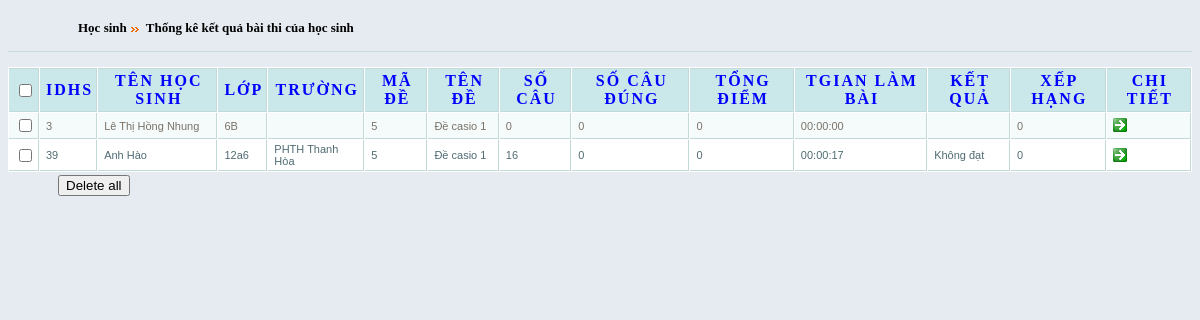
Page /1hong/congcu/cc_tonghopkq_list.php on the committed database.
### tables this page shows
CREATE TABLE IF NOT EXISTS `xh_tonghopkq` (
  `id` int(100) NOT NULL AUTO_INCREMENT,
  `idhs` int(100) NOT NULL,
  `made` int(100) NOT NULL,
  `socau` int(100) NOT NULL,
  `socaudung` int(100) NOT NULL,
  `tongdiem` int(100) NOT NULL,
  `tgbatdau` datetime NOT NULL,
  `tgketthuc` int(200) NOT NULL,
  `tgnopbai` datetime NOT NULL,
  `thoigian` time NOT NULL,
  `kqua` varchar(50) NOT NULL,
  `xephang` int(50) NOT NULL,
  `luutamgiobatdau` int(200) NOT NULL,
  `tong_tgianlambai` int(11) NOT NULL,
  PRIMARY KEY (`id`)
);

CREATE TABLE IF NOT EXISTS `xh_hocsinh` (
  `idhs` int(100) NOT NULL AUTO_INCREMENT,
  `username` varchar(30) NOT NULL,
  `hoten` varchar(100) NOT NULL,
  `pass` varchar(100) NOT NULL,
  `ngaysinh` varchar(100) NOT NULL,
  `gioitinh` varchar(100) NOT NULL,
  `diachi` varchar(100) NOT NULL,
  `sodt` int(20) NOT NULL,
  `email` varchar(30) NOT NULL,
  `khoi` varchar(50) NOT NULL,
  `lop` varchar(50) NOT NULL,
  `truong` varchar(100) NOT NULL,
  `hoatdong` int(1) NOT NULL,
  `hinhanh` tinytext NOT NULL,
  PRIMARY KEY (`idhs`)
);

CREATE TABLE IF NOT EXISTS `xh_dethi` (
  `made` int(11) NOT NULL AUTO_INCREMENT,
  `tende` varchar(500) NOT NULL,
  `loaide` varchar(100) NOT NULL,
  `capthi` varchar(100) NOT NULL,
  `noidung` varchar(500) NOT NULL,
  `socau` int(100) NOT NULL,
  `thoigian` int(200) NOT NULL,
  `tacgia` varchar(100) NOT NULL,
  `khoi` varchar(100) NOT NULL,
  `mon` varchar(50) NOT NULL,
  `hinhanh` varchar(100) NOT NULL,
  `ngay` date NOT NULL,
  `hinhthuc` int(5) NOT NULL,
  PRIMARY KEY (`made`)
);

### 1hong/code_phantrang.php (called while the page is built, shortened)
<?php
	$page = $_GET['page1'];
	if($page)
		$start = ($page - 1) * $limit;
	else
		$start = 0;
	$sql = "SELECT * FROM $tbl_name LIMIT $start, $limit";
	$phantrang = mysql_query($sql);
?>

### 1hong/congcu/cc_tonghopkq_list.php (the view, shortened to what this page needs)
<html xmlns="http://www.w3.org/1999/xhtml" dir="ltr" lang="en-US">
<head profile="http://gmpg.org/xfn/11">
	<link href="src/facebox.css" media="screen" rel="stylesheet" type="text/css" />
	  <link rel="stylesheet" href="css/febestyle.css" type="text/css" media="screen" charset="utf-8">
<?php
			$counts=0;
			$rscount = mysql_query("SELECT * FROM xh_tonghopkq");
			while($rowscounts = mysql_fetch_array($rscount))
			{
				$counts++;
			}
?>
<?php
	$tbl_name="xh_tonghopkq";
	$limit = 20;
	include('code_phantrang.php');
?>
</head>
<body>
<div style="margin:20px 70px 10px; font-size:14px;">
<font size="2" face="Tahoma"><b>Học sinh<img src="images/bl3.gif" border="0" /> Thống kê kết quả bài thi của học sinh</b></font></div>
<hr size="1" color="#cadadd" style="margin:15px auto;" />
<div class='wrapper'>
<form action="?menu=xoa_thkq" method="post">
    <table cellpadding="1" cellspacing="1" id="resultTable">
			<thead>
				<tr>
					<th><input type="checkbox" name="checkid[]" id="checkid" value="<?=$counts?>" onClick="CheckALL(<?=$counts?>);" /></th>
                    <th>idhs</th>
                    <th>Tên học sinh</th>
                    <th>Lớp</th>
                    <th>Trường</th>
                    <th>Mã đề</th>
					<th>Tên đề</th>
					<th>Số câu</th>
                    <th>Số câu đúng</th>
					<th>Tổng điểm</th>
					<th>Tgian làm bài</th>
					<th>Kết quả</th>
					<th>Xếp hạng</th>
					<th>Chi tiết</th>
				</tr>
			</thead>
        <tbody>
		<?php
			while($rows = mysql_fetch_array($phantrang))
			{
				$idhs=$rows['idhs'];
				$made=$rows['made'];
			$results1 = mysql_query("SELECT * FROM xh_hocsinh WHERE idhs='$idhs' ");
			$rows1 = mysql_fetch_array($results1);
				$hoten=$rows1['hoten'];
				$lop=$rows1['lop'];
				$truong=$rows1['truong'];
			$results2 = mysql_query("SELECT * FROM xh_dethi WHERE made='$made' ");
			$rows2 = mysql_fetch_array($results2);
				$tende=$rows2['tende'];
			echo '<tr class="teacher">
				<td>' . '<input type="checkbox" name="selector[]" value="'.$rows['idhs'].'" />' . '</td>
				<td>'.$rows['idhs'].'</td>
				<td>'.$hoten.'</td>
				<td>'.$lop.'</td>
				<td>'.$truong.'</td>
				<td>'.$rows['made'].'</td>
				<td>'.$tende.'</td>
				<td>'.$rows['socau'].'</td>
				<td>'.$rows['socaudung'].'</td>
				<td>'.$rows['tongdiem'].'</td>
				<td>'.$rows['thoigian'].'</td>
				<td>'.$rows['kqua'].'</td>
				<td>'.$rows['xephang'].'</td>
				<td><a href="?menu=thkq_chitiet&idhs='.$rows['idhs'].'&made='.$rows['made'].'."><img src="images/go_right.gif" /></a></td>
			</tr>';
			}
		?>
        </tbody>
    </table>
<input type="submit" name="bnm" value="Delete all" style="margin:3px 50px auto;">
</form>
</div>
  </body>
</html>

### 1hong/css/febestyle.css (style rules this page uses)
body { background: #E6EBF2; font-size: 12px; }
#resultTable { background-color: white; margin-top: 8px; width: 100%; color:#000000; margin:auto; }
#resultTable th.sortable { background: url("bg_header.jpg") no-repeat scroll 0 0 #CAE8EA; border-bottom: 1px solid #C1DAD7; border-right: 1px solid #C1DAD7; border-top: 1px solid #C1DAD7; color: #4F6B72; font: normal 11px; letter-spacing: 2px; padding: 3px 3px 3px 6px; text-align: left; text-transform: uppercase; color: #0000ff; cursor: pointer; text-decoration: none; text-align:center; font-weight: bold; }
#resultTable th { background: url("bg_header.jpg") no-repeat scroll 0 0 #CAE8EA; border-bottom: 1px solid #C1DAD7; border-right: 1px solid #C1DAD7; border-top: 1px solid #C1DAD7; color: #4F6B72; letter-spacing: 2px; padding: 3px 3px 3px 6px; text-align: left; text-transform: uppercase; color: #666; cursor: pointer; text-decoration: none; }
#resultTable td { background: none repeat scroll 0 0 #FFFFFF; border-bottom: 1px solid #C1DAD7; border-right: 1px solid #C1DAD7; color: #4F6B72; padding: 3px 3px 3px 6px; font: normal 11px "Trebuchet MS",Verdana,Arial,Helvetica,sans-serif; }
#resultTable td.odd { background: none repeat scroll 0 0 #F5FAFA; color: #797268; font: normal 11px "Trebuchet MS",Verdana,Arial,Helvetica,sans-serif; }

### rows in the picture
xh_tonghopkq: idhs "3", xh_hocsinh.hoten "Lê Thị Hồng Nhung", xh_hocsinh.lop "6B", made "5", xh_dethi.tende "Đề casio 1", socau "0", socaudung "0", tongdiem "0", thoigian "00:00:00", xephang "0"
xh_tonghopkq: idhs "39", xh_hocsinh.hoten "Anh Hào", xh_hocsinh.lop "12a6", xh_hocsinh.truong "PHTH Thanh Hòa", made "5", xh_dethi.tende "Đề casio 1", socau "16", socaudung "0", tongdiem "0", thoigian "00:00:17", kqua "Không đạt", xephang "0"
